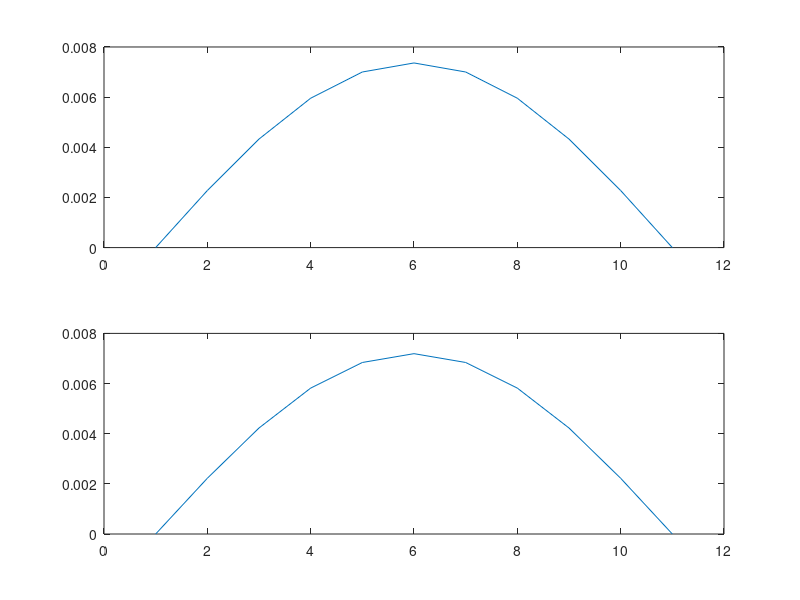

MATLAB code for this plot:
close all
clear 
clc
%% %initial
 L=1;
 n=10;
 dx=0.1;
 dt=0.0005;
 S= dt/(dx^2);
 x=linspace(0,L,11)
 t=linspace(0,0.5,1001)
 U0=sin(pi*x)
 U1=zeros(1,11);
 F=zeros(1,11);
 U0(1)=0;
 U0(11)=0;
 %% code
 for j=1:1001
    for i=2:10
        U1(i)= S*U0(i-1) + (1-2*S)*U0(i) + S*U0(i+1)
        F(i)=exp(-pi^2*t(j))*sin(pi*x(i))
    end
    U0=U1;
 end
 %% %plot
 subplot(2,1,1);
 plot(U0)
 subplot(2,1,2);
 plot(F)
